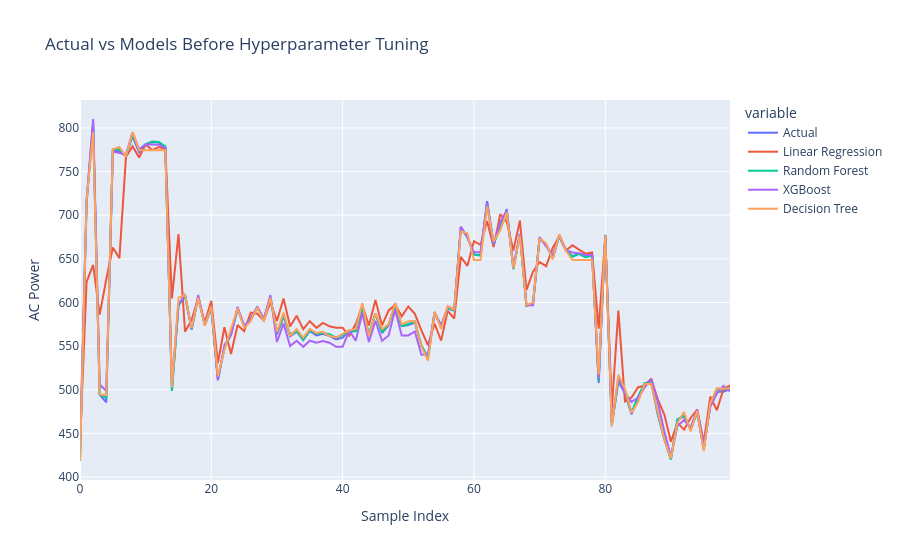

Write notebook code for a chart like this one.
### Code cell
comparison_before = pd.DataFrame({

    'Actual': y_test.values[:100],

    'Linear Regression': linear_predictions[:100],

    'Random Forest': random_forest_predictions[:100],

    'XGBoost': xgboost_predictions[:100],

    'Decision Tree': decision_tree_predictions[:100]
})

fig = px.line(

    comparison_before,

    title='Actual vs Models Before Hyperparameter Tuning'
)

fig.update_layout(

    xaxis_title='Sample Index',

    yaxis_title='AC Power'
)

fig.show()
